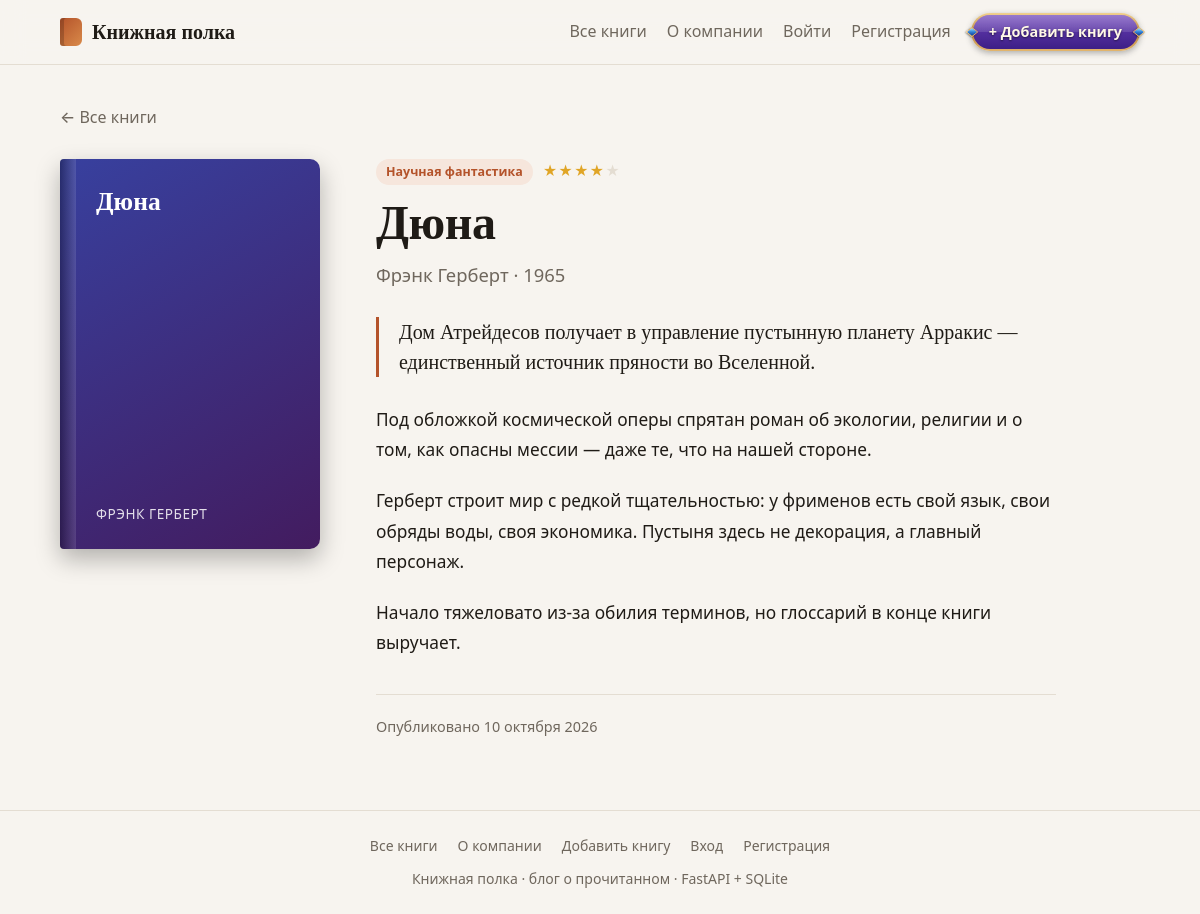
The page /books/5 on the database its author committed.
### tables this page shows
CREATE TABLE books (
    id          INTEGER PRIMARY KEY AUTOINCREMENT,
    title       TEXT    NOT NULL,
    author      TEXT    NOT NULL,
    year        INTEGER,
    genre       TEXT    NOT NULL DEFAULT '',
    rating      INTEGER NOT NULL DEFAULT 0,
    description TEXT    NOT NULL DEFAULT '',
    content     TEXT    NOT NULL DEFAULT '',
    created_at  TEXT    NOT NULL,
    updated_at  TEXT    NOT NULL
);

### main.py (the view)
@app.get("/books/{book_id}", response_class=HTMLResponse)
def view_book(request: Request, book_id: BookId):
    book = get_book_or_404(book_id)
    return templates.TemplateResponse(request, "book.html", {"book": book})

### templates/book.html (shortened to what this page needs)
{% extends "base.html" %}
{% from "_macros.html" import cover, stars %}
{% block content %}
<a class="back-link" href="/"><span aria-hidden="true">←</span> Все книги</a>
<article class="book">
    <aside class="book-side">
        {{ cover(book, large=True) }}
    </aside>
    <div class="book-main">
        <div class="card-meta">
            {% if book.genre %}<span class="tag">{{ book.genre }}</span>{% endif %}
            {{ stars(book.rating) }}
        </div>
        <h1 class="book-title">{{ book.title }}</h1>
        <p class="book-author">
            {{ book.author }}{% if book.year %} · {{ book.year }}{% endif %}
        </p>
        {% if book.description %}
        <p class="book-lead">{{ book.description }}</p>
        {% endif %}
        {% if book.content %}
        <div class="prose">
            {% for paragraph in book.content.split("\n\n") %}
            {% if paragraph.strip() %}<p>{{ paragraph }}</p>{% endif %}
            {% endfor %}
        </div>
        {% else %}
        <p class="muted">Заметок об этой книге пока нет.</p>
        {% endif %}
        <p class="book-dates muted">
            Опубликовано {{ book.created_at|date }}
        </p>
    </div>
</article>
{% endblock %}

### templates/_macros.html (shortened to what this page needs)
{% macro cover(book, large=False) %}
<div class="cover{% if large %} cover-large{% endif %}" style="--hue: {{ (book.id * 47) % 360 }}" aria-hidden="true">
    <span class="cover-title">{{ book.title }}</span>
    <span class="cover-author">{{ book.author }}</span>
</div>
{% endmacro %}
{% macro stars(rating) %}
{% if rating %}
<span class="stars" title="Оценка: {{ rating }} из 5">
    <span class="stars-on">{{ "★" * rating }}</span><span class="stars-off">{{ "★" * (5 - rating) }}</span>
</span>
{% endif %}
{% endmacro %}

### static/style.css (style rules this page uses)
:root { --bg: #f7f4ef; --surface: #ffffff; --surface-2: #f1ece4; --text: #1f1b16; --muted: #6f675d; --border: #e4ddd2; --accent: #b4532a; --accent-hover: #963f1c; --accent-soft: #f6e6dc; --on-accent: #ffffff; --danger: #b3261e; --danger-soft: #fbe9e7; --star: #e0a526; --shadow: 0 1px 2px rgba(31, 27, 22, .05), 0 8px 24px rgba(31, 27, 22, .07); --shadow-hover: 0 2px 4px rgba(31, 27, 22, .06), 0 18px 40px rgba(31, 27, 22, .13); --radius: 16px; --font-sans: "Segoe UI Variable Text", "Segoe UI", system-ui, -apple-system, Roboto, "Helvetica Neue", Arial, sans-serif; --font-serif: "Iowan Old Style", "Palatino Linotype", Palatino, Georgia, "Times New Roman", serif; color-scheme: light; }
*, *::before, *::after { box-sizing: border-box; }
body { margin: 0; min-height: 100vh; display: flex; flex-direction: column; background: var(--bg); color: var(--text); font-family: var(--font-sans); font-size: 16px; line-height: 1.6; -webkit-font-smoothing: antialiased; }
a { color: var(--accent); text-decoration: none; }
h1, h2 { font-family: var(--font-serif); font-weight: 700; line-height: 1.15; letter-spacing: -.01em; margin: 0; text-wrap: balance; }
h1, h2, .tag, .card-author, .card-text, .book-author, .book-lead { overflow-wrap: anywhere; }
.muted { color: var(--muted); }
.card-meta { display: flex; align-items: center; flex-wrap: wrap; gap: 10px; margin-bottom: 10px; font-size: .875rem; }
.tag { padding: 3px 10px; border-radius: 999px; background: var(--accent-soft); color: var(--accent); font-size: .78rem; font-weight: 600; }
.stars { letter-spacing: 1px; white-space: nowrap; }
.stars-on { color: var(--star); }
.stars-off { color: var(--border); }
.cover { position: relative; display: flex; flex-direction: column; justify-content: space-between; width: 150px; aspect-ratio: 2 / 3; padding: 16px 14px 14px 22px; overflow: hidden; border-radius: 4px 10px 10px 4px; color: #fff; background: linear-gradient(150deg, hsl(var(--hue) 48% 42%), hsl(calc(var(--hue) + 40) 55% 24%)); box-shadow: 0 10px 24px rgba(0, 0, 0, .28); }
.cover::before { content: ""; position: absolute; inset: 0 auto 0 0; width: 10px; background: linear-gradient(90deg, rgba(0, 0, 0, .3), rgba(255, 255, 255, .12)); }
.cover-title { font-family: var(--font-serif); font-size: 1rem; font-weight: 700; line-height: 1.2; overflow-wrap: anywhere; display: -webkit-box; -webkit-line-clamp: 5; line-clamp: 5; -webkit-box-orient: vertical; overflow: hidden; }
.cover-author { flex-shrink: 0; font-size: .7rem; letter-spacing: .04em; text-transform: uppercase; opacity: .85; overflow-wrap: anywhere; display: -webkit-box; -webkit-line-clamp: 3; line-clamp: 3; -webkit-box-orient: vertical; overflow: hidden; }
.cover-large { width: 100%; max-width: 260px; padding: 28px 24px 24px 36px; }
.cover-large::before { width: 16px; }
.cover-large .cover-title { font-size: 1.6rem; }
.cover-large .cover-author { font-size: .85rem; }
.back-link { display: inline-block; margin-bottom: 28px; color: var(--muted); font-weight: 500; }
.book { display: grid; grid-template-columns: 260px minmax(0, 1fr); gap: 56px; align-items: start; }
.book-side { position: sticky; top: 96px; display: flex; flex-direction: column; gap: 24px; }
.book-main { max-width: 680px; }
.book-title { font-size: clamp(2rem, 4.5vw, 3rem); }
.book-author { margin: 10px 0 0; color: var(--muted); font-size: 1.15rem; font-weight: 500; }
.book-lead { margin: 28px 0 0; padding-left: 20px; border-left: 3px solid var(--accent); font-family: var(--font-serif); font-size: 1.25rem; line-height: 1.5; }
.prose { margin-top: 28px; font-size: 1.08rem; line-height: 1.75; }
.prose p { margin: 0 0 1.2em; white-space: pre-line; overflow-wrap: anywhere; }
.book-dates { margin: 36px 0 0; padding-top: 20px; border-top: 1px solid var(--border); font-size: .9rem; }

### rows shown on the page
books: title "Дюна", author "ФРЭНК ГЕРБЕРТ", genre "Научная фантастика", author "Фрэнк Герберт", year "1965", description "Дом Атрейдесов получает в управление пустынную планету Арракис — единственный источник пряности во Вселенной.", created_at "10 октября 2026"

### other values the page prints
{{ "★" * rating }} "★★★★"
{{ "★" * (5 - rating) }} "★"
{{ paragraph }} "Под обложкой космической оперы спрятан роман об экологии, религии и о том, как опасны мессии — даже те, что на нашей стороне." "Герберт строит мир с редкой тщательностью: у фрименов есть свой язык, свои обряды воды, своя экономика. Пустыня здесь не декорация, а главный персонаж." "Начало тяжеловато из-за обилия терминов, но глоссарий в конце книги выручает."
